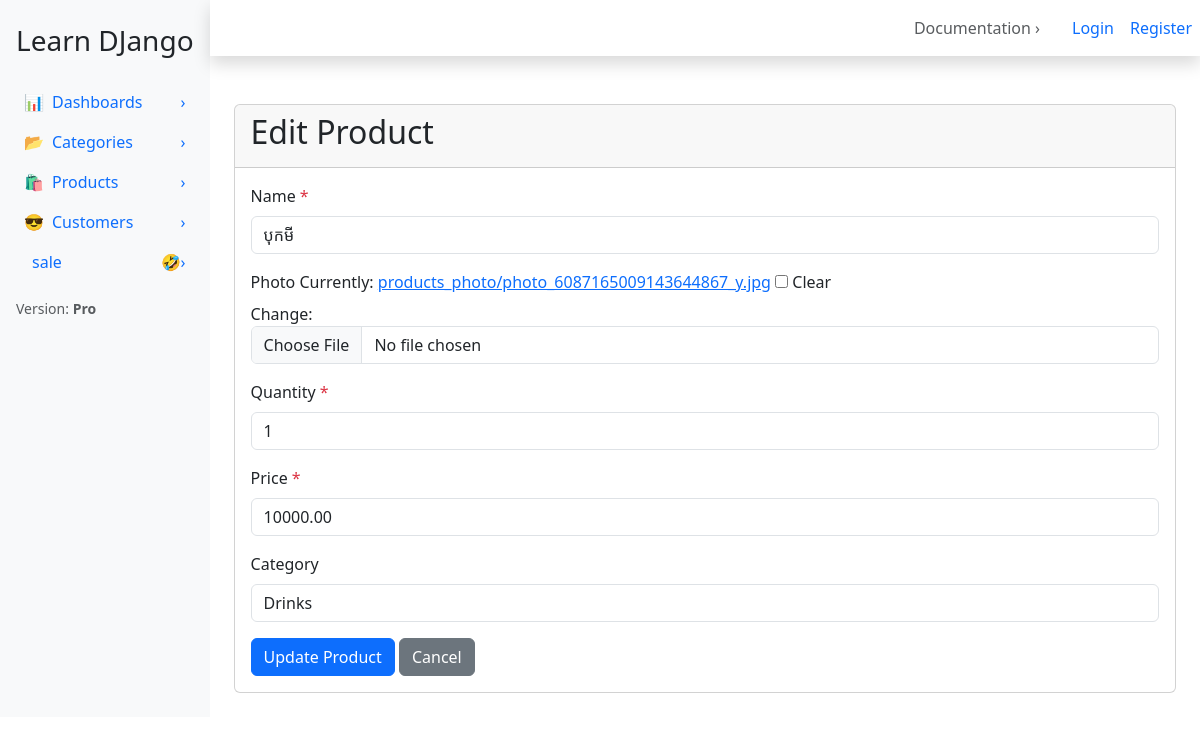
/product/1/edit/, run on the app's committed database.
### apps/product/models.py (models this page shows, shortened)
class Product(models.Model):
    name = models.CharField(max_length=200)
    photo = models.ImageField(upload_to='products_photo/', blank=True, null=True)
    quantity = models.PositiveIntegerField(default=0)
    price = models.DecimalField(max_digits=10, decimal_places=2, default=0)
    category = models.ForeignKey(
        Category,
        on_delete=models.CASCADE,
        related_name='products',
        blank=True,
        null=True
    )

### apps/product/views.py (the view)
# urls.py: path('<int:pk>/edit/', ProductUpdateView.as_view(), name='product_edit'),
class ProductUpdateView(UpdateView):
    model = Product
    form_class = ProductForm
    template_name = 'product/edit_product.html'
    success_url = reverse_lazy('list_product:product_list')

### apps/product/forms.py
class ProductForm(forms.ModelForm):
	class Meta:
		model = Product
		fields = ["name", "photo", "quantity", "price", "category"] ## '__all___'
		widgets = {
			"name": forms.TextInput(attrs={"class": "form-control"}),
			"quantity": forms.NumberInput(attrs={"class": "form-control", "min": 0}),
			"price": forms.NumberInput(attrs={"class": "form-control", "step": "0.01", "min": 0}),
			"photo": forms.ClearableFileInput(attrs={"class": "form-control-file"}),
			"category": forms.Select(attrs={"class": "form-control"}),
		}
		error_messages = {
            'name': {'required':'Product name is required'},
            'quantity': {'required':'qunatity is required'},
            'price': {'required':'pice is required'},
        }

### apps/category/models.py (called while the page is built)
    def __str__(self):
        return self.name

### apps/sale/templatetags/form_tags.py (called while the page is built)
@register.filter
def add_class(field, css_class):
    attrs = field.field.widget.attrs
    attrs.update({'class': css_class})
    return field.as_widget(attrs=attrs)

### apps/product/templates/product/edit_product.html (shortened to what this page needs)
{% extends 'base.html' %}
{% load form_tags %}
{% block content %}
<div class="card">
    <div class="card-header">
        <h2>Edit Product</h2>
    </div>
    <div class="card-body">
        <form method="post" enctype="multipart/form-data">
            {% for field in form %}
                <div class="form-group mb-3">
                    <label class="form-label">
                        {{ field.label }}
                        {% if field.field.required %}
                            <span class="text-danger">*</span>
                        {% endif%}
                    </label>
                    {{ field | add_class:"form-control" }}
                </div>
            {% endfor %}
            <button type="submit" class="btn btn-primary">Update Product</button>
            <a href="{% url 'list_product:product_detail' form.instance.pk %}" class="btn btn-secondary">Cancel</a>
        </form>
    </div>
</div>
{% endblock %}

### data on the page
Product: name "បុកមី" "1" "10000.00" "Drinks"

### other printed values
{{ field.label }} "Name" "Photo" "Quantity" "Price" "Category"
